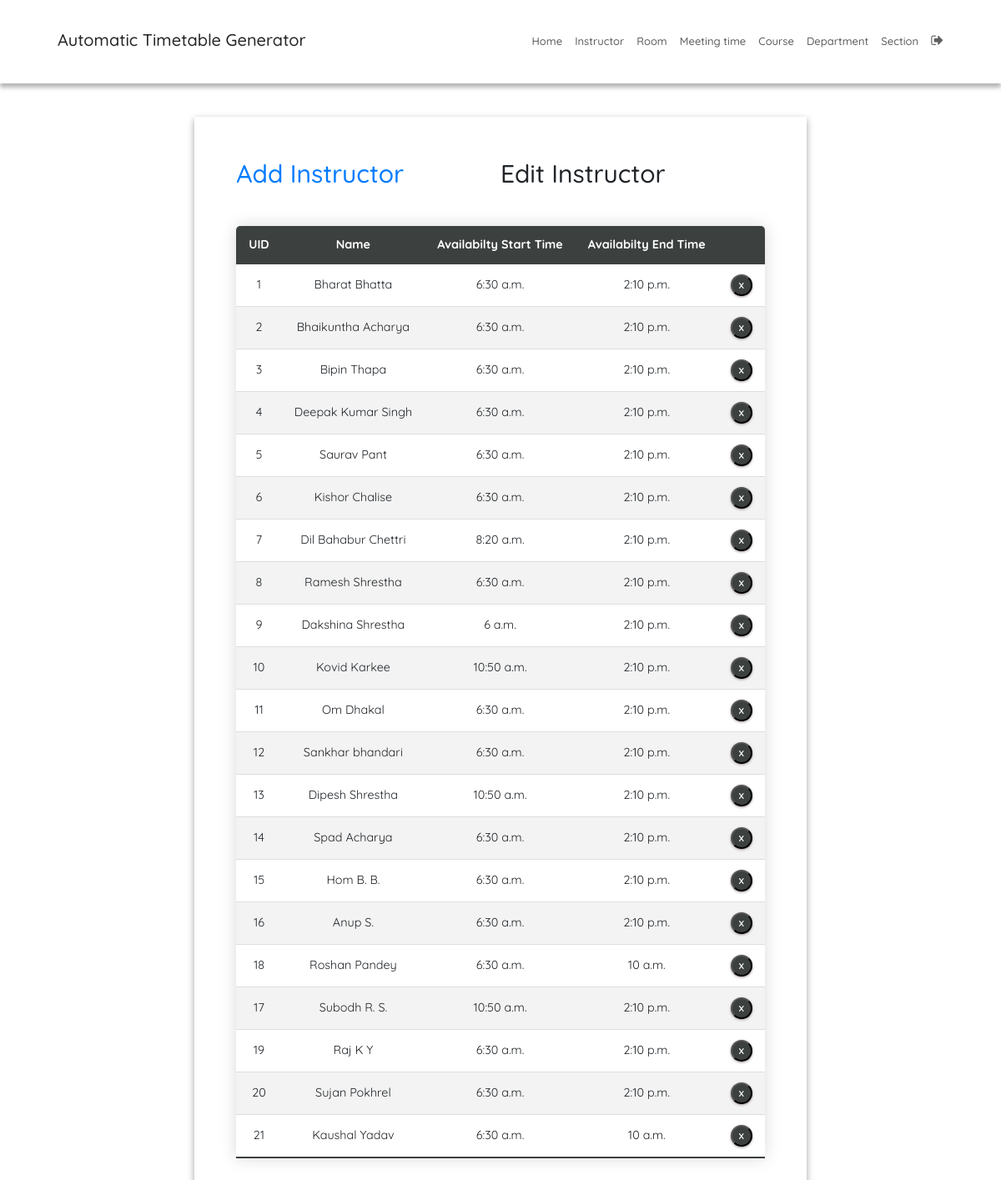
The page /instructorEdit/ (signed in) on the database as committed earlier.
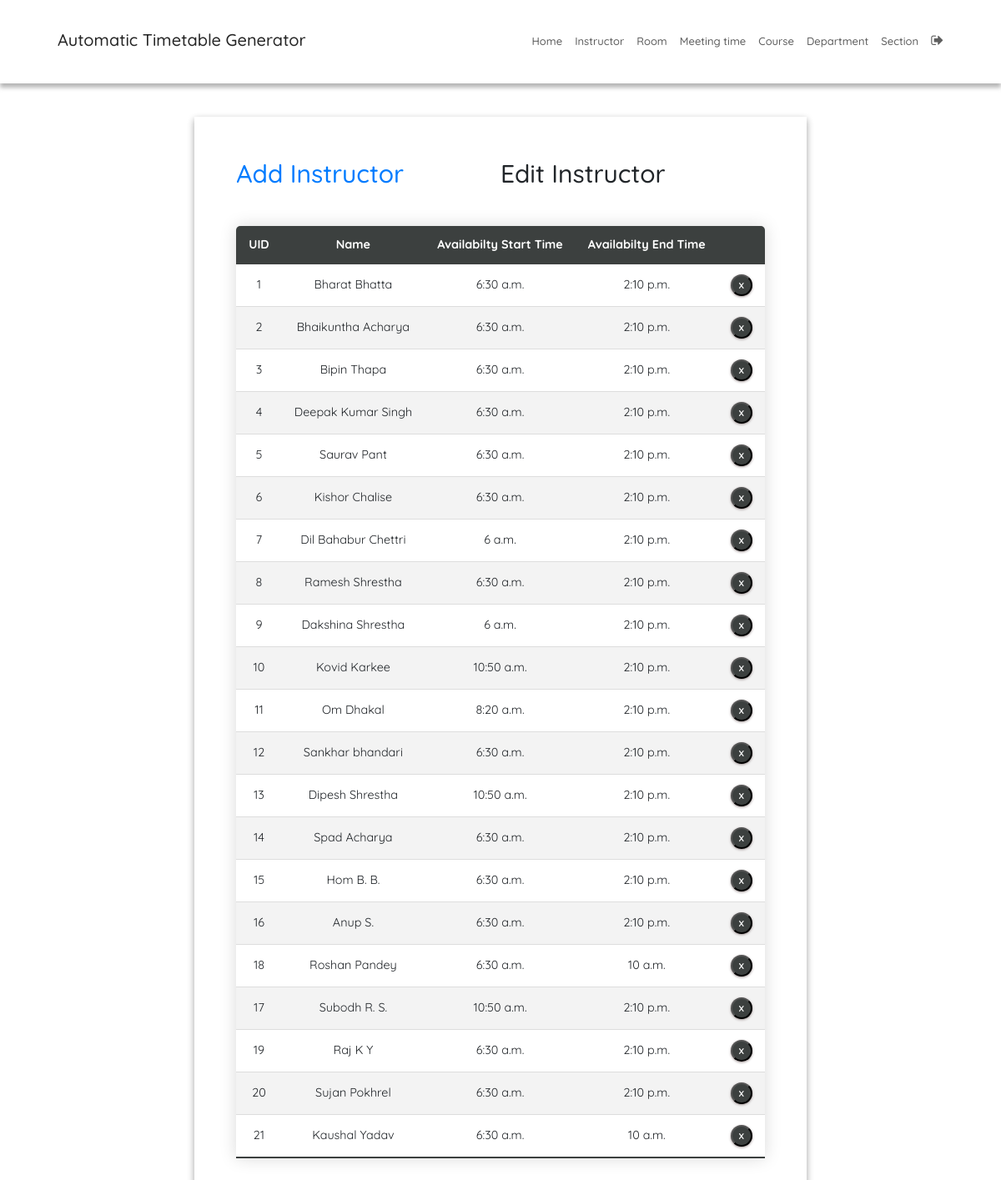
The same page on the database as committed later.
### SchedulerApp/models.py (models this page shows, shortened)
class Instructor(models.Model):
    uid = models.CharField(max_length=6)
    name = models.CharField(max_length=25)
    availability_start = models.TimeField(null=True)  # Start time in 24-hour format
    availability_end = models.TimeField(null=True)    # End time in 24-hour format

### SchedulerApp/views.py (the view)
# urls.py: path('instructorEdit/', instructorEdit, name='instructorEdit'),
@login_required
def instructorEdit(request):
    context = {'instructors': Instructor.objects.all()}
    return render(request, 'instructorEdit.html', context)

### SchedulerApp/templatetags/index.py (called while the page is built)
@register.tag
def active(parser, token):
    args = token.split_contents()
    template_tag = args[0]
    if len(args) < 2:
        raise (template.TemplateSyntaxError, f'{template_tag} tag requires at least one argument')
    return NavSelectedNode(args[1:])

    def render(self, context):
        path = context['request'].path
        for p in self.patterns:
            pValue = template.Variable(p).resolve(context)
            if path == pValue:
                return 'active'
        return ''

### templates/instructorEdit.html (shortened to what this page needs)
{% extends 'base.html' %}
{% block content %}
{% load static %}
<fieldset class="fieldset">
  <div class="tablink">
    <a href="{% url 'instructorAdd'%}">
      <h1 onclick="openPage('new')" id="defaultOpen">Add Instructor</h1>
    </a>
    <h1 onclick="openPage('edit')" id="link_to_edit">Edit Instructor</h1>
  </div>
  <div class="tabcontent" id="edit">
    <table class="editTable">
      <thead>
        <tr class="table-headers">
          <th>UID</th>
          <th>Name</th>
          <th>Availabilty Start Time</th>
          <th>Availabilty End Time</th>
          <th class="empty"></th>
        </tr>
      </thead>
      <tbody>
        {% for inst in instructors %}
        <tr>
          <td>{{inst.uid}}</td>
          <td>{{inst.name}}</td>
          <td>{{inst.availability_start}}</td>
          <td>{{inst.availability_end}}</td>
          <td class="empty">
            <form action="{% url 'deleteinstructor' inst.id %}" method="post">
              <input type="submit" value="X" class="cross">
            </form>
          </td>
        </tr>
        {% endfor %}
      </tbody>
    </table>
  </div>
</fieldset>
{% endblock %}

Rows that differ between the two databases and show on the page:
changed Instructor "Dil Bahabur Chettri": availability_start "8:20 a.m." → "6 a.m."
changed Instructor "Om Dhakal": availability_start "6:30 a.m." → "8:20 a.m."
